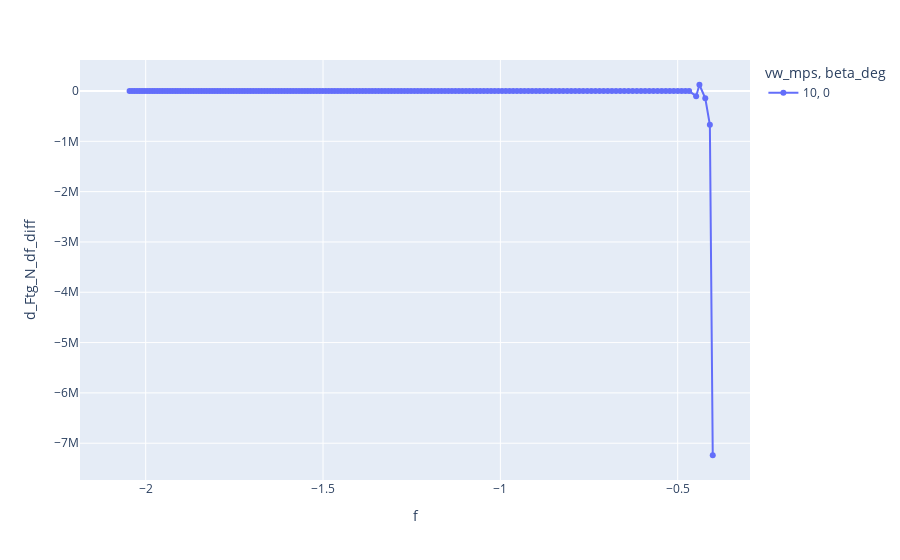

Write notebook code for a chart like this one.
### Code cell
df['d_Ftg_N_df'] = df['Ftg_N'].diff() / df['f'].diff()
df['d_Ftg_N_df_diff'] = df['d_Ftg_N_df'].diff().diff().diff().diff()
fig = px.line(df, x='f', y='d_Ftg_N_df_diff', color='vw_mps', markers=True, symbol='beta_deg')
fig.show()

### Figure 1 — Plotly figure (JSON) as saved in the notebook; plotly's stock layout.template omitted (floating-point values rounded to 4 significant figures; data arrays with more than 128 entries replaced by an {"elided": "..."} marker saying what was removed)
{"data": [{"hovertemplate": "vw_mps=10<br>beta_deg=0<br>f=%{x}<br>d_Ftg_N_df_diff=%{y}<extra></extra>", "legendgroup": "10, 0", "line": {"color": "#636efa", "dash": "solid"}, "marker": {"symbol": "circle"}, "mode": "lines+markers", "name": "10, 0", "orientation": "v", "showlegend": true, "type": "scatter", "x": {"elided": "183 float values"}, "xaxis": "x", "y": {"elided": "183 float values"}, "yaxis": "y"}], "layout": {"legend": {"title": {"text": "vw_mps, beta_deg"}, "tracegroupgap": 0}, "margin": {"t": 60}, "xaxis": {"anchor": "y", "domain": [0, 1], "title": {"text": "f"}}, "yaxis": {"anchor": "x", "domain": [0, 1], "title": {"text": "d_Ftg_N_df_diff"}}}}
